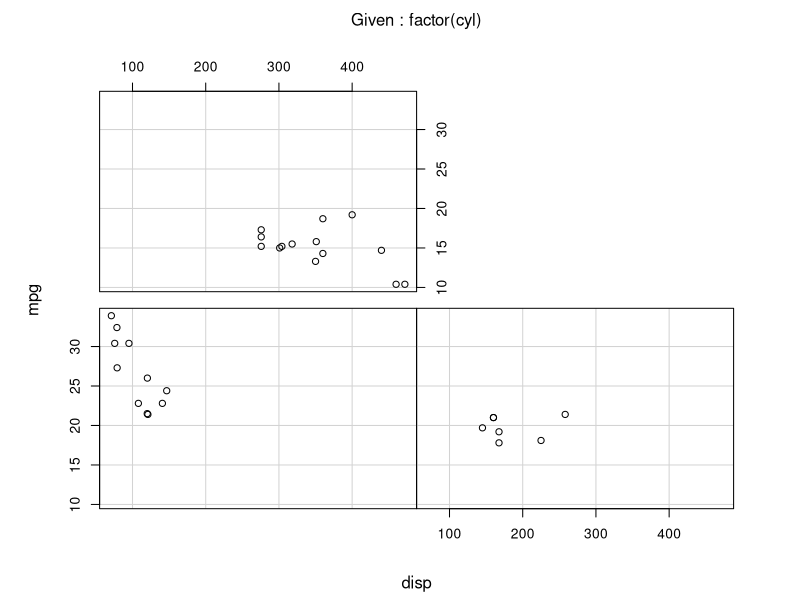
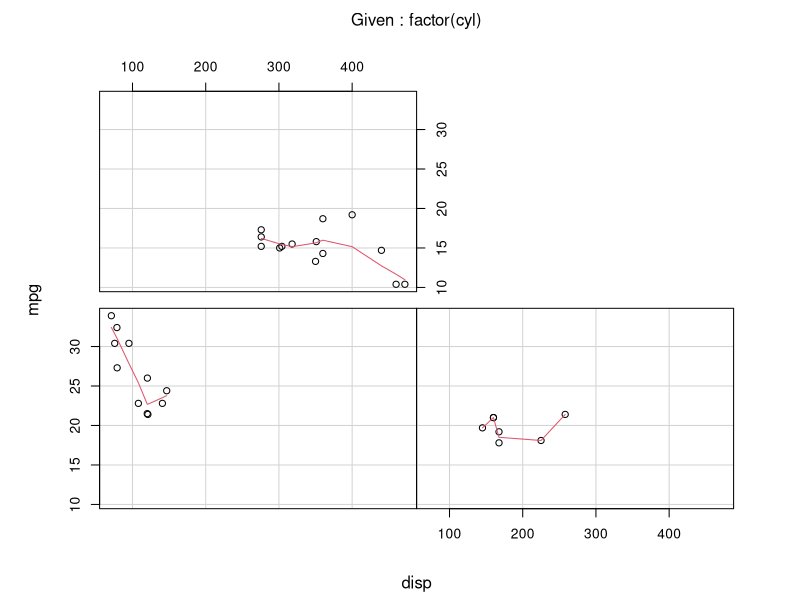
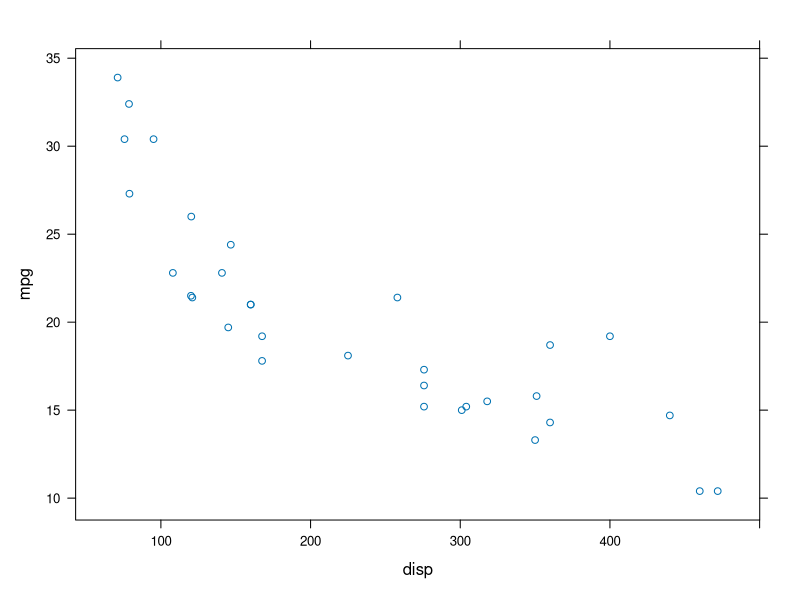
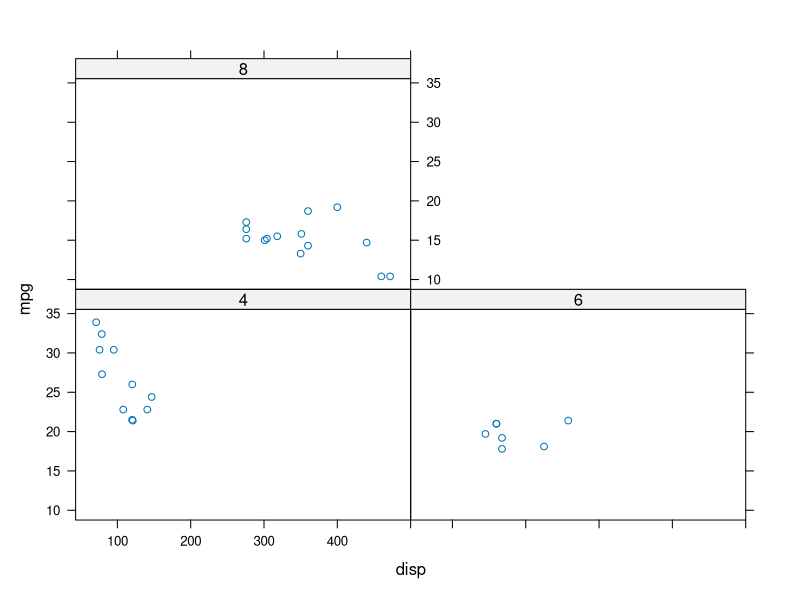
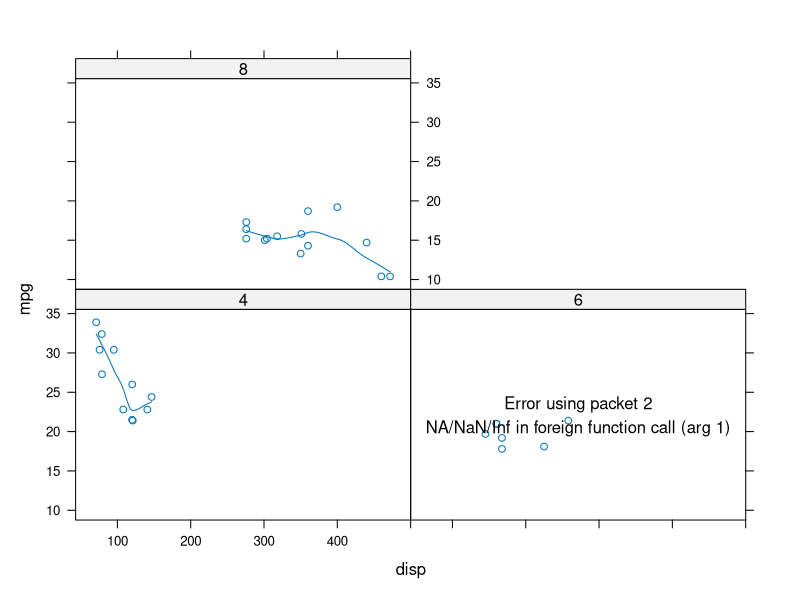
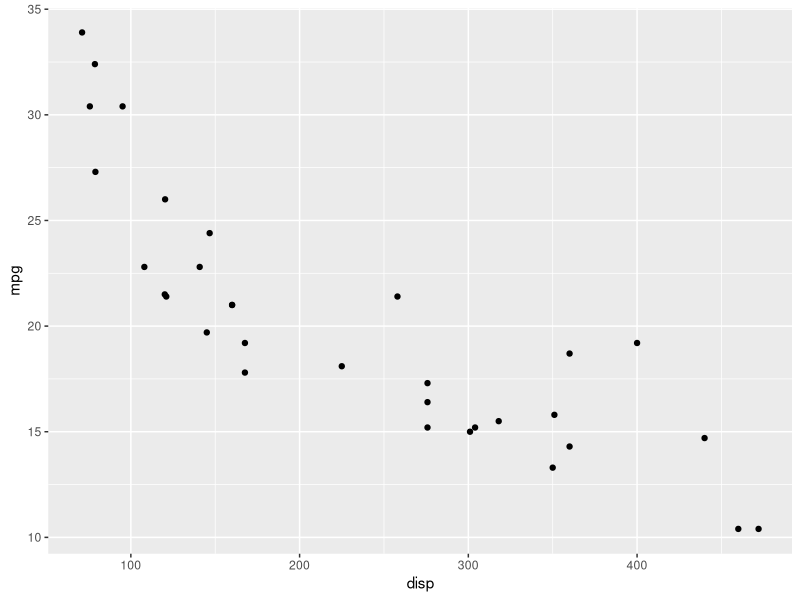
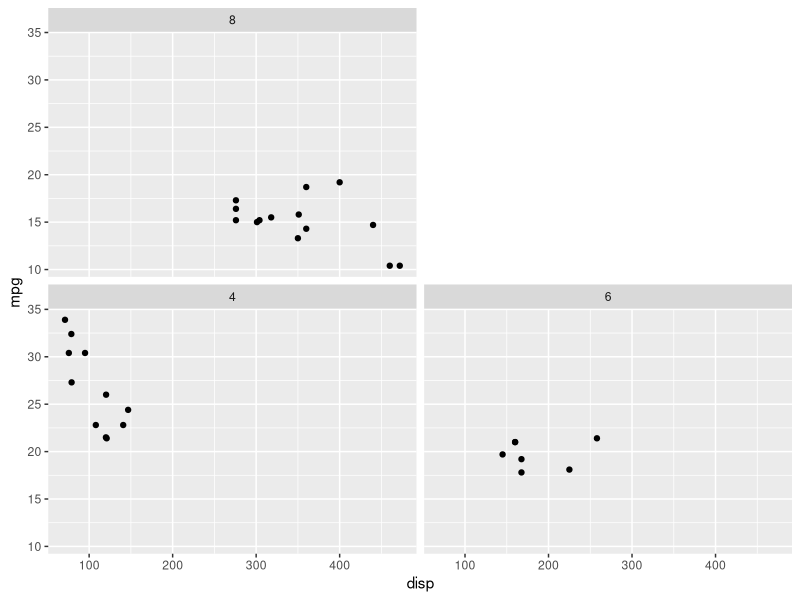
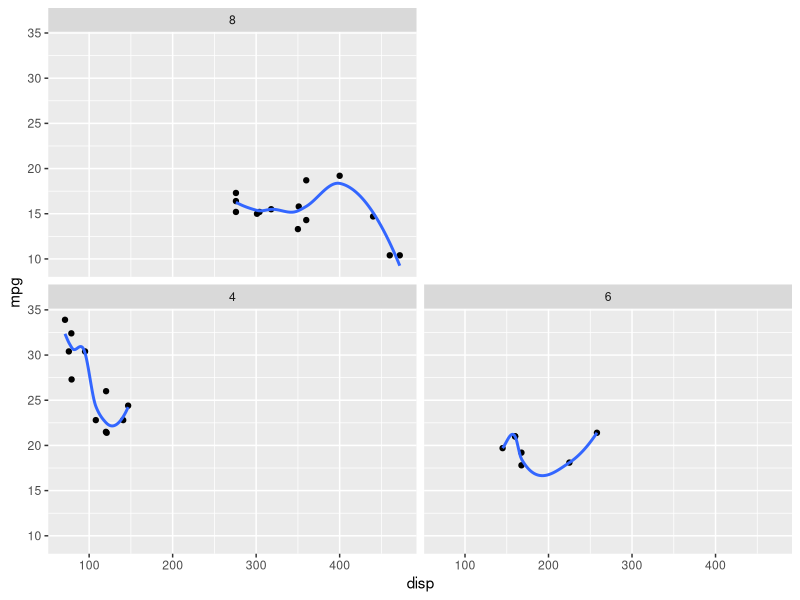

These charts were generated, in order, by the following R code:
## ---- chunk 1
knitr::opts_chunk$set(message = FALSE, warning = FALSE,
                      echo = FALSE)  # echo = TRUE for Solution
## ---- chunk 2
library(lattice)
library(ggplot2)
## ---- chunk 3
coplot(mpg ~ disp | factor(cyl), data = mtcars, show.given = FALSE)
## ---- chunk 4
coplot(mpg ~ disp | factor(cyl), data = mtcars, show.given = FALSE,
       panel = panel.smooth)
## ---- chunk 5
# The outer margins are by default set to zero in all coordinate systems:
par("oma")    # Lines of text (bottom, left, top, right)
par("omi")    # Inches (bottom, left, top, right)
par("omd")    # Proportion of device region (left, right, bottom, top)
# This means that the figure region is set to its maximal size:
par("fin")    # Inches (width, height)
par("fig")    # Proportion of device region (left, right, bottom, top)
# The figure region is the sum of the figure margins and the plot region:
par("mai")    # Inches (bottom, left, top, right)
par("pin")    # Inches (width, height)
# Ergo, par("fin") ==
par("pin") + c(sum(par("mai")[c(2, 4)]), sum(par("mai")[c(1, 3)]))
# A corresponding coordinate system for par("mai") is:
par("mar")    # Lines of text (bottom, left, top, zero)
# A corresponding coordinate system for par("pin") is:
par("plt")    # Proportion of figure region (left, right, bottom, top)
# Changing e.g. the outer margins in one coordinate system changes the
# corresponding coordinate systems:
par(oma = c(0.5, 0.5, 0.5, 0.5))
par("omi")
par("omd")
# However, it can also change a graphical parameter for another component:
par("fin")
# But not:
par("fig")
# Because the figure margins are not affected by changing the outer margins...
par("mar")
par("mai")
# ...the plot region must change:
par("pin")
par("plt")
# Similarly, changing the figure margins while keeping the figure region constant
# will change the plot region and vice versa.
# Etc.
# Undo the change:
par(oma = c(0, 0, 0, 0))
## ---- chunk 6
plt1 <- xyplot(mpg ~ disp, data = mtcars)
plt1
## ---- chunk 7
object.size(plt1)
## ---- chunk 8
plt2 <- xyplot(mpg ~ disp | factor(cyl), data = mtcars, layout = c(2, 2))
plt2
## ---- chunk 9
object.size(plt2)
## ---- chunk 10
plt3 <- xyplot(mpg ~ disp | factor(cyl), data = mtcars, layout = c(2, 2),
               panel = function(x, y, ...) {
                 panel.xyplot(x, y, ...)
                 panel.loess(x, y, ...)
               })
# There can be some warnings about the LOESS smoother...
plt3
## ---- chunk 11
object.size(plt3)
## ---- chunk 12
plt4 <- ggplot(data = mtcars, mapping = aes(x = disp, y = mpg))
## ---- chunk 13
object.size(plt4)
## ---- chunk 14
plt5 <- plt4 + geom_point()
plt5
## ---- chunk 15
object.size(plt5)
## ---- chunk 16
plt6 <- plt5 + facet_wrap(facets = ~ factor(cyl), nrow = 2, as.table = FALSE)
plt6
## ---- chunk 17
object.size(plt6)    # No difference !
## ---- chunk 18
plt7 <- plt6 + stat_smooth(method = "loess", se = FALSE)
# There can be some warnings about the LOESS smoother...
plt7
## ---- chunk 19
object.size(plt7)
